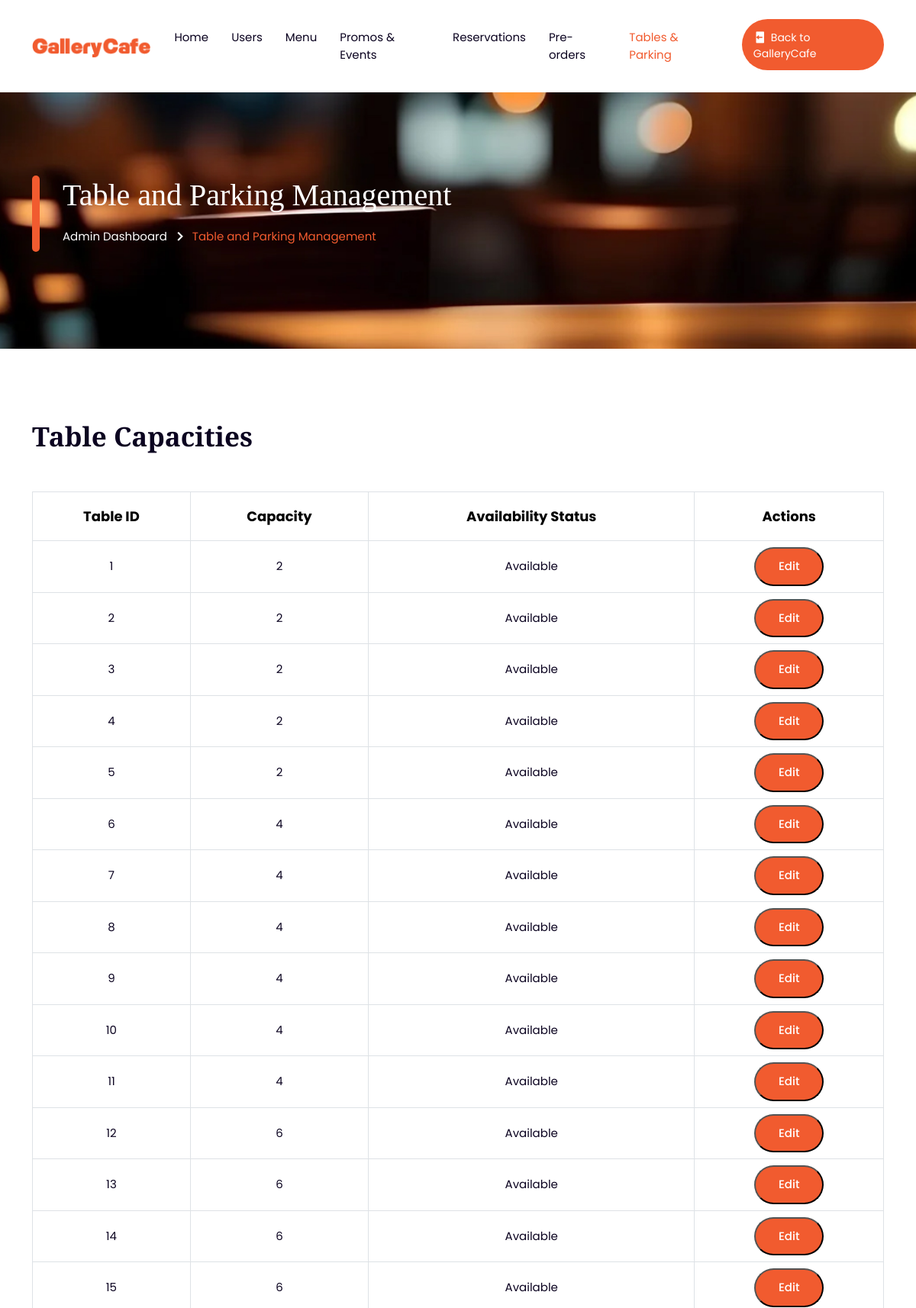
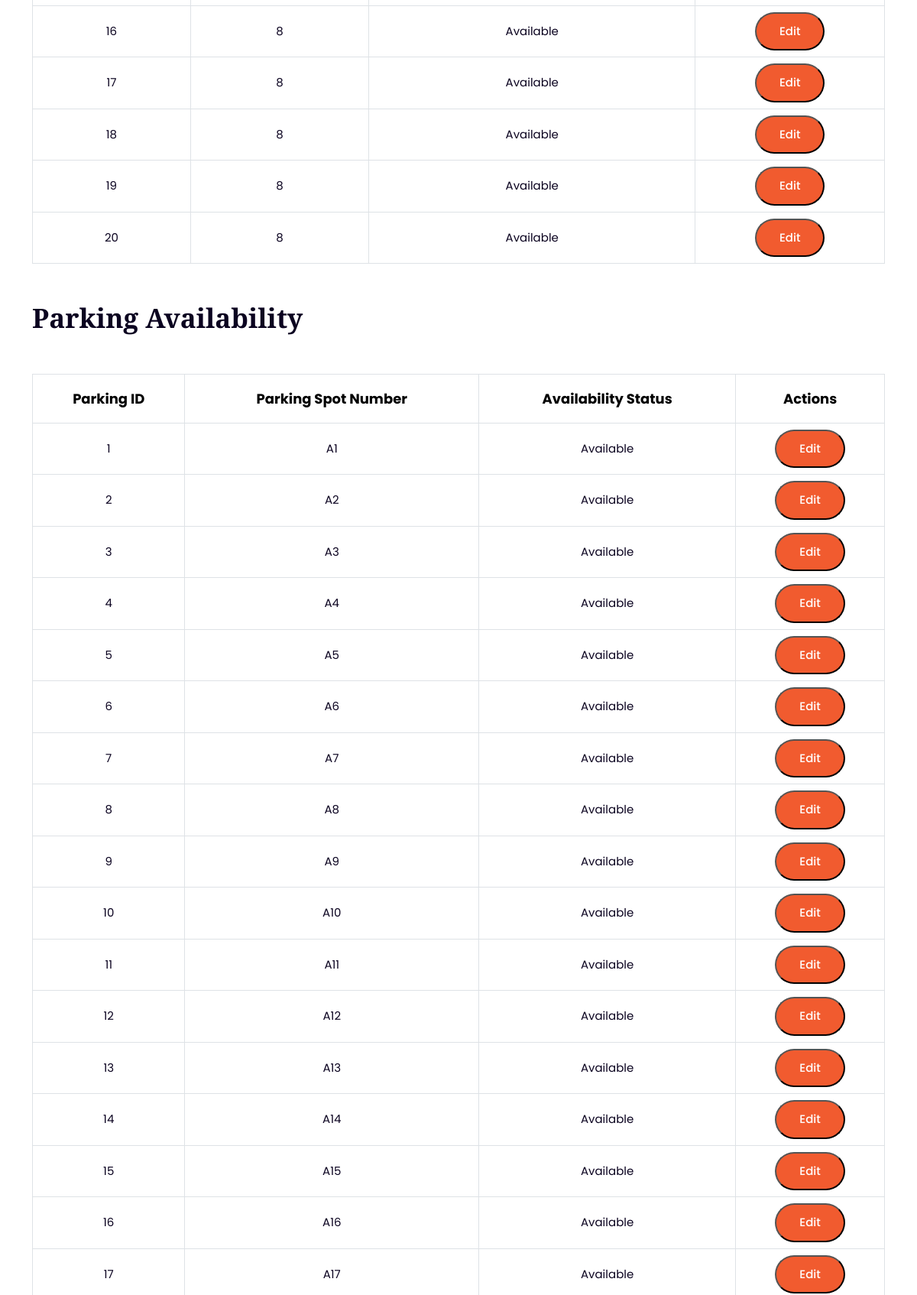
/admin/table_parking_management.php (signed in, upper part), run on the app's committed database (2 pictures, top to bottom).
### tables this page shows
CREATE TABLE TableCapacities (
    TableID INT AUTO_INCREMENT PRIMARY KEY,
    Capacity INT NOT NULL,
    AvailabilityStatus ENUM('Available', 'Occupied') NOT NULL
);

CREATE TABLE ParkingAvailability (
    ParkingID INT AUTO_INCREMENT PRIMARY KEY,
    ParkingSpotNumber VARCHAR(50) NOT NULL,
    AvailabilityStatus ENUM('Available', 'Occupied') NOT NULL
);

### admin/table_parking_management.php (the view, shortened to what this page needs)
<?php
include 'include/header.php';
include '../config.php';
$table_sql = "SELECT * FROM TableCapacities";
$table_result = $conn->query($table_sql);
$parking_sql = "SELECT * FROM ParkingAvailability";
$parking_result = $conn->query($parking_sql);
?>
<div class="page-title-area page-title-img-one">
    <div class="container">
        <div class="page-title-item">
            <h2>Table and Parking Management</h2>
            <ul>
                <li><a href="admin_dashboard.php">Admin Dashboard</a></li>
                <li><i class="bx bx-chevron-right"></i></li>
                <li>Table and Parking Management</li>
            </ul>
        </div>
    </div>
</div>
<div class="feature-area pt-100 pb-70">
    <div class="container">
        <div class="section-title">
            <h2>Table Capacities</h2>
        </div>
        <div class="cart-wrap">
            <table class="table user_management">
                <thead class="thead">
                    <tr>
                        <th class="table-head" scope="col">Table ID</th>
                        <th class="table-head" scope="col">Capacity</th>
                        <th class="table-head" scope="col">Availability Status</th>
                        <th class="table-head" scope="col">Actions</th>
                    </tr>
                </thead>
                <tbody>
                    <?php if ($table_result->num_rows > 0): ?>
                        <?php while ($row = $table_result->fetch_assoc()): ?>
                            <tr id="table-<?php echo $row['TableID']; ?>">
                                <td><?php echo htmlspecialchars($row['TableID']); ?></td>
                                <td><?php echo htmlspecialchars($row['Capacity']); ?></td>
                                <td><?php echo htmlspecialchars($row['AvailabilityStatus']); ?></td>
                                <td>
                                    <button class="cmn-btn edit-table" data-id="<?php echo $row['TableID']; ?>">Edit</button>
                                </td>
                            </tr>
                        <?php endwhile; ?>
                    <?php else: ?>
                        <tr>
                            <td colspan="4">No tables found</td>
                        </tr>
                    <?php endif; ?>
                </tbody>
            </table>
        </div>
        <div class="section-title mt-5">
            <h2>Parking Availability</h2>
        </div>
        <div class="cart-wrap">
            <table class="table user_management">
                <thead class="thead">
                    <tr>
                        <th class="table-head" scope="col">Parking ID</th>
                        <th class="table-head" scope="col">Parking Spot Number</th>
                        <th class="table-head" scope="col">Availability Status</th>
                        <th class="table-head" scope="col">Actions</th>
                    </tr>
                </thead>
                <tbody>
                    <?php if ($parking_result->num_rows > 0): ?>
                        <?php while ($row = $parking_result->fetch_assoc()): ?>
                            <tr id="parking-<?php echo $row['ParkingID']; ?>">
                                <td><?php echo htmlspecialchars($row['ParkingID']); ?></td>
                                <td><?php echo htmlspecialchars($row['ParkingSpotNumber']); ?></td>
                                <td><?php echo htmlspecialchars($row['AvailabilityStatus']); ?></td>
                                <td>
                                    <button class="cmn-btn edit-parking" data-id="<?php echo $row['ParkingID']; ?>">Edit</button>
                                </td>
                            </tr>
                        <?php endwhile; ?>
                    <?php else: ?>
                        <tr>
                            <td colspan="4">No parking spots found</td>
                        </tr>
                    <?php endif; ?>
                </tbody>
            </table>
        </div>
    </div>
</div>
<?php include 'include/footer.php'; ?>

### assets/css/meanmenu.css (style rules this page uses)
body { font-family: oswald, sans-serif; padding: 0; margin: 0; font-size: 15px; background-color: #f1f1f1 }

### assets/css/style.css (style rules this page uses)
body { font-family: poppins, sans-serif; color: #2e2e30; background-color: #fff; font-size: 15px }
h1, h2, h3, h4, h5, h6 { line-height: 1.3; font-family: playfair display, serif; color: #0b0320 }
a { transition: .5s all ease; text-decoration: none; color: #F15B2F }
.pt-100 { padding-top: 100px }
.pb-70 { padding-bottom: 70px }
.section-title { margin-bottom: 50px; text-align: center; margin-top: -8px }
.section-title h2 { font-weight: 700; font-size: 35px; margin-bottom: 16px }
.feature-area .section-title { text-align: left }
.cmn-btn { font-weight: 500; font-size: 15px; color: #FFFFFF; background-color: #F15B2F; padding: 12px 30px; border-radius: 50px; display: inline-block }
.page-title-img-one { background-image: url(../img/page-title.jpg) }
.page-title-area { background-position: center center; background-repeat: no-repeat; background-size: cover; padding-top: 230px; padding-bottom: 135px }
.page-title-item { padding-left: 40px; position: relative }
.page-title-item:before { position: absolute; content: ""; width: 10px; height: 100px; left: 0; top: 0; border-radius: 50px; background-color: #F15B2F }
.page-title-item h2 { font-size: 40px; color: #fff; margin-bottom: 10px }
.page-title-item ul { margin: 0; padding: 0 }
.page-title-item ul li { list-style-type: none; display: inline-block; color: #F15B2F }
.page-title-item ul li i { display: inline-block; font-size: 25px; position: relative; top: 6px; color: #fff }
.page-title-item ul li a { display: inline-block; color: #fff }
.cart-wrap { text-align: center }
.cart-wrap .table { margin: 0 }
.cart-wrap .table .thead { background-color: #F15B2F }
.cart-wrap .table .thead tr .table-head { color: #000000; font-size: 18px; padding-top: 18px; padding-bottom: 18px }
.cart-wrap .table tr td { font-size: 15px; color: #0b0320 }
.cart-wrap .table td, .cart-wrap .table th { border: 1px solid #dee2e6; vertical-align: middle }
.cart-wrap .table>:not(:first-child) { border-top: 0 }

### data on the page
tablecapacities: TableID "1", Capacity "2", AvailabilityStatus "Available"
tablecapacities: TableID "2", Capacity "2", AvailabilityStatus "Available"
tablecapacities: TableID "3", Capacity "2", AvailabilityStatus "Available"
tablecapacities: TableID "4", Capacity "2", AvailabilityStatus "Available"
tablecapacities: TableID "5", Capacity "2", AvailabilityStatus "Available"
tablecapacities: TableID "6", Capacity "4", AvailabilityStatus "Available"
tablecapacities: TableID "7", Capacity "4", AvailabilityStatus "Available"
tablecapacities: TableID "8", Capacity "4", AvailabilityStatus "Available"
tablecapacities: TableID "9", Capacity "4", AvailabilityStatus "Available"
tablecapacities: TableID "10", Capacity "4", AvailabilityStatus "Available"
tablecapacities: TableID "11", Capacity "4", AvailabilityStatus "Available"
tablecapacities: TableID "12", Capacity "6", AvailabilityStatus "Available"
tablecapacities: TableID "13", Capacity "6", AvailabilityStatus "Available"
tablecapacities: TableID "14", Capacity "6", AvailabilityStatus "Available"
tablecapacities: TableID "15", Capacity "6", AvailabilityStatus "Available"
tablecapacities: TableID "16", Capacity "8", AvailabilityStatus "Available"
tablecapacities: TableID "17", Capacity "8", AvailabilityStatus "Available"
tablecapacities: TableID "18", Capacity "8", AvailabilityStatus "Available"
tablecapacities: TableID "19", Capacity "8", AvailabilityStatus "Available"
tablecapacities: TableID "20", Capacity "8", AvailabilityStatus "Available"
parkingavailability: ParkingID "1", ParkingSpotNumber "A1", AvailabilityStatus "Available"
parkingavailability: ParkingID "2", ParkingSpotNumber "A2", AvailabilityStatus "Available"
parkingavailability: ParkingID "3", ParkingSpotNumber "A3", AvailabilityStatus "Available"
parkingavailability: ParkingID "4", ParkingSpotNumber "A4", AvailabilityStatus "Available"
parkingavailability: ParkingID "5", ParkingSpotNumber "A5", AvailabilityStatus "Available"
parkingavailability: ParkingID "6", ParkingSpotNumber "A6", AvailabilityStatus "Available"
parkingavailability: ParkingID "7", ParkingSpotNumber "A7", AvailabilityStatus "Available"
parkingavailability: ParkingID "8", ParkingSpotNumber "A8", AvailabilityStatus "Available"
parkingavailability: ParkingID "9", ParkingSpotNumber "A9", AvailabilityStatus "Available"
parkingavailability: ParkingID "10", ParkingSpotNumber "A10", AvailabilityStatus "Available"
parkingavailability: ParkingID "11", ParkingSpotNumber "A11", AvailabilityStatus "Available"
parkingavailability: ParkingID "12", ParkingSpotNumber "A12", AvailabilityStatus "Available"
parkingavailability: ParkingID "13", ParkingSpotNumber "A13", AvailabilityStatus "Available"
parkingavailability: ParkingID "14", ParkingSpotNumber "A14", AvailabilityStatus "Available"
parkingavailability: ParkingID "15", ParkingSpotNumber "A15", AvailabilityStatus "Available"
parkingavailability: ParkingID "16", ParkingSpotNumber "A16", AvailabilityStatus "Available"
parkingavailability: ParkingID "17", ParkingSpotNumber "A17", AvailabilityStatus "Available"
